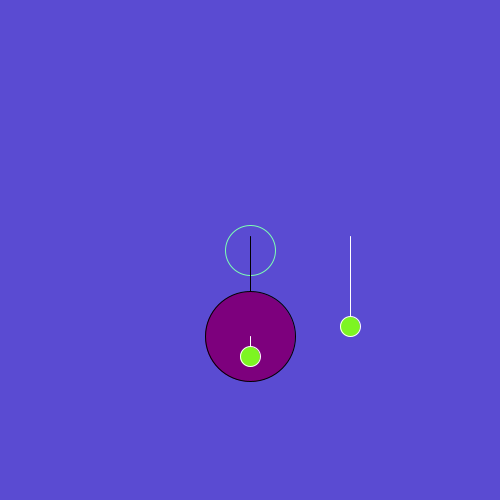
Frame 1 (no input)
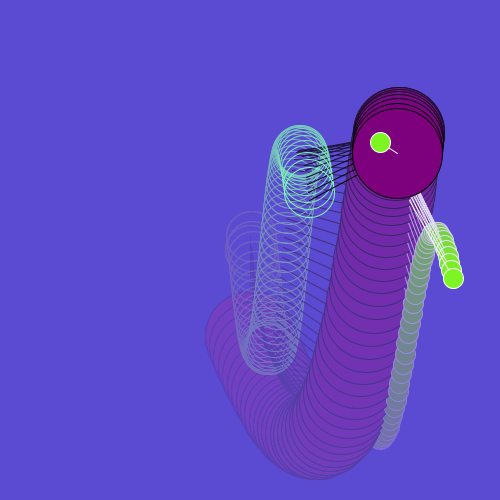
Frame 60 (the mouse pressed at the canvas centre just before this capture)
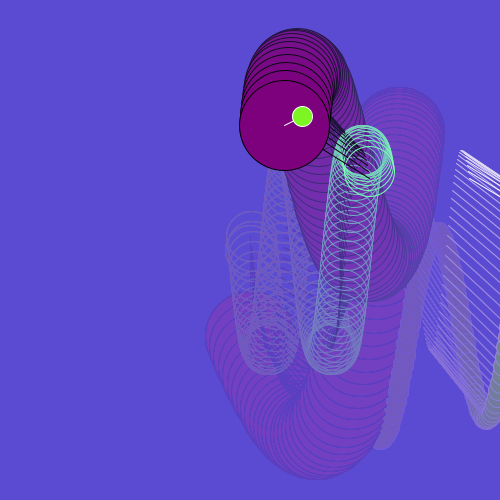
Frame 120 (the mouse held since frame 60 and released just before this capture)

The Processing sketch that drew these frames (run headless with seeded random() and noise(); from frame 60 on, the mouse is pressed at the canvas centre):

// Processing sketch: processing_70063
// ── processing_70063.pde

float cx,cy;
float cx2,cy2;

float ang = 0;


//........................

void setup(){
 
 size(500,500);
 background(90,75,210);
 
 
 cx=width/2;
 cy=height/2;
  
}

//.........................

void draw(){
  
  noStroke();
  fill(90,75,210,10);
  rect(0,0,width,height);
  
  noFill();
  stroke(125,255,180);
  ellipse(cx,cy,50,50);
  
  cy=100*sin(cx*0.1)+height/2;
  
  cx2=sin(ang)*100+cx;
  cy2=100*cos(ang)+cy;
  
  stroke(0);
  line(cx,cy,cx2,cy2);
  
  fill(125,0,125);
  ellipse(cx2,cy2,90,90);
  
  vuelta(cx2,cy2,20,ang*2);
  
  vuelta(cx+100,cy,90,ang*.25);
  
  ang+=PI/90;
  
  cx ++;
  cx %= width;
  
}

//............................

void vuelta(float x, float y, float radio, float a){
  float px, py;
  
  px=radio*sin(a)+x;
  py=radio*cos(a)+y;
  
  stroke(255);
  line(x,y,px,py);
  
  fill(125,245,34);
  ellipse(px,py,20,20);
  
}
